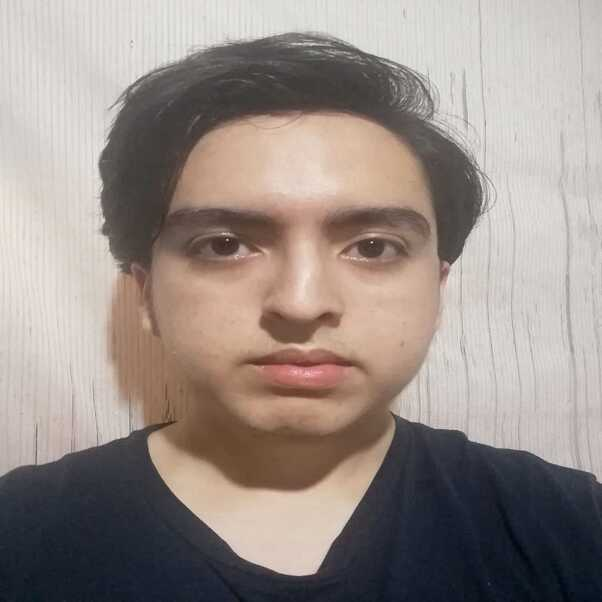
#> input picture Estudiantes_datos_origen/GoyesAnthony/L00393010_1.jpg, 602 x 602 px; its folder holds only this picture in this run
$ jupyter execute --allow-errors '[NRC_6278]AnthonyGoyes_Taller2PrepoImag.ipynb'
#> lines starting #> are read from the running program, lines starting #| are printed output that depends on the picture
<center><h1>Inteligencia Artificial</header1></center>

Presentado por: <br>
- Anthony Mauricio Goyes Díaz  <br>

Fecha: 08/08/2022

# Importación de librerias necesarias

[cell 1]
'''Se importa la libreria cv2'''
import cv2
'''Se importa la libreria numpy'''
import numpy as np
'''Se importa la libreria os'''
import os
'''Se establece el nivel de codificación'''
os.environ['TF_CPP_MIN_LOG_LEVEL'] = '3'
'''Se importa la libreria shutil'''
import shutil
'''Se importa la libreria glob'''
import glob
'''Se importa la libreria pandas'''
import pandas as pd
'''Se importa la libreria pyplot'''
import matplotlib.pyplot as plt
'''Se importa el módulo seaborn'''
import seaborn as sn
'''Se importan el módulo ImageDataGenerator'''
from keras.preprocessing.image import ImageDataGenerator
'''Se importan los módulos array_to_img, img_to_array, load_img'''
from tensorflow.keras.utils import img_to_array, array_to_img, img_to_array, load_img
'''Se importa el módulo Image'''
from  PIL  import Image
'''Se importa el módulo MinMaxScaler'''
from sklearn.preprocessing import MinMaxScaler
'''Se importa la libreria h5py'''
import h5py
'''Se importa el módulo sleep'''
from time import sleep
'''Se importa la librería patoolib'''
import patoolib
'''Se importa el módulo remove'''
from rembg import remove
'''Se importa el método io del módulo skimage'''
from skimage import io
'''Se importa el módulo random'''
import random

[cell 2]
'''Se establece la ruta general de espacio de trabajo'''
os.chdir('C:/Users/Personal/IA/Laboratorio1U3')

[cell 3]
'''Se establece la ruta de las imágenes'''
ruta_imagenes = "./Estudiantes_datos_origen"
'''Se muestra los directorios (clases) del dataset'''
nombre_clases = os.listdir(ruta_imagenes)
'''Se ordenan en orden alfabético (AZ - az)'''
nombre_clases.sort()
'''Se muestran las clases del dataset'''
print(nombre_clases)

[cell 4]
def cargarImagenes(ruta_imagenes):
#> called with ruta_imagenes = './Estudiantes_datos_origen'
    imagen = []
    '''Se genera un bucle para recorrer cada etiqueta de las clases'''
    for nombre_clase in nombre_clases:
        '''Se almacena la ruta actual de cada clase por ciclo'''
        ruta_actual = ruta_imagenes + "/" + nombre_clase
        '''Se obtiene una lista de los elementos por clase'''
        elementos = os.listdir(ruta_actual)
        '''Se genera un nuevo ciclo que recorre cada elemento por clase'''
        ran = random.randint(0, len(elementos) - 1)
        imagen.append(io.imread(ruta_imagenes + "/" + nombre_clase +'/'+ elementos[ran])/255.0)
#> pass 2 of the loop in cargarImagenes, `for nombre_clase in nombre_clases:`:
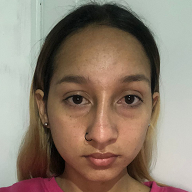
#> input picture Estudiantes_datos_origen/HerediaGenesis/L00392991_1.jpg, 192 x 192 px

    plt.figure(figsize=(10,7))
    for iterador in range(len(nombre_clases)):
        ax = plt.subplot(2,3, iterador+1)
        plt.imshow(imagen[iterador])
        plt.title(nombre_clases[iterador] + ' ' + str(imagen[iterador].shape), color= 'white')
        plt.axis('off')

[cell 5]
cargarImagenes(ruta_imagenes)
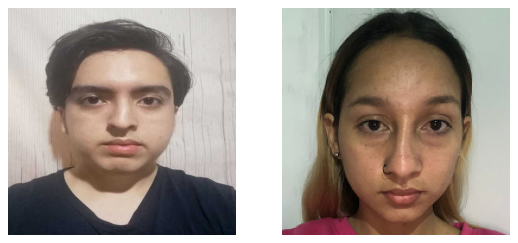
#> figure drawn by matplotlib, 2 panels

[cell 6]
def crearDirecotrio(ruta):
    '''Pasos para almacenar los nuevos datos después de usar la técnica de
    aumentos de datos'''
#> called with ruta = './Estudiantes_datos_aumentados'
    '''Se crea un nuevo directorio con la ruta anterior'''
    os.mkdir(ruta)
    '''Se establece un ciclo que creará el nombre y directorio de las carpetas
    que contendrá las imágenes de cada una de las clases'''
    for clase in nombre_clases:
        subdirectorio = ruta+"/"+clase
        '''Se crea un nuevo directorio con la ruta anterior'''
        os.mkdir(subdirectorio)

[cell 7]
ruta = './Estudiantes_datos_aumentados'
crearDirecotrio(ruta)
ruta = './Estudiantes_datos_ruidoEliminado'
crearDirecotrio(ruta)
ruta = './Estudiantes_datos_fondoEliminado'
crearDirecotrio(ruta)

[cell 8]
'''Se genera un bucle para recorrer cada etiqueta de las clases'''
for nombre_clase in nombre_clases:
    '''Se almacena la ruta actual de cada clase por ciclo'''
    ruta_actual = ruta_imagenes + "/" + nombre_clase
    '''Se obtiene una lista de los elementos por clase'''
    elementos = os.listdir(ruta_actual)
    '''Se genera un nuevo ciclo que recorre cada elemento por clase'''
    for elemento in elementos:
        imagen = ruta_actual+'/'+elemento
        imagen = cv2.imread(imagen)
        imagen = cv2.resize(imagen, (192,192))
#> imagen: shape (192, 192, 3)
        '''Se imprime un mensaje del proceso'''
        print("Copiando imagen - {} en Estudiantes_datos_aumentados/{}".format(elemento, nombre_clase))
        '''Se establece la ruta destino de ese elemento'''
        ruta_destino = ("C:/Users/Personal/IA/Laboratorio1U3/Estudiantes_datos_Aumentados/" + nombre_clase + '/')
        '''Se copia el elemento del origen al destino'''
        cv2.imwrite(os.path.join(ruta_destino, elemento)    , imagen)
#> pass 2 of the loop `for nombre_clase in nombre_clases:`:

# Aumento de datos (Data augmentation)

[cell 9]
'''Se crea un elemento para generar imagenes según sus hiperparámetros'''
#> (the rest of this cell did not finish here and is left out)

## Clase de "Goyes Anthony" (GoyesAnthony)

[cell 10]
'''Se redirecciona con una ruta dinámica para el sistema'''
os.chdir(r'C:/Users/Personal/IA/Laboratorio1U3/Estudiantes_datos_aumentados/GoyesAnthony')
'''Se genera una ciclo que recorre cada elemento de la clase "GoyesAnthony"'''
#> (the rest of this cell did not finish here and is left out)

## Clase de "Heredia Genesis" (HerediaGenesis)

[cell 11]
'''Se redirecciona con una ruta dinámica para el sistema'''
os.chdir(r'C:/Users/Personal/IA/Laboratorio1U3/Estudiantes_datos_aumentados/HerediaGenesis')
'''Se genera una ciclo que recorre cada elemento de la clase "HerediaGenesis"'''
#> (the rest of this cell did not finish here and is left out)

## Clase de "Solórzano Bryan" (SolórzanoBryan)

[cell 12]
'''Se redirecciona con una ruta dinámica para el sistema'''
os.chdir(r'C:/Users/Personal/IA/Laboratorio1U3/Estudiantes_datos_aumentados/SolorzanoBryan')
'''Se genera una ciclo que recorre cada elemento de la clase "SolorzanoBryan'''
#> (the rest of this cell did not finish here and is left out)

## Clase de "Wilmer Solano" (WilmerSolano)

[cell 13]
'''Se redirecciona con una ruta dinámica para el sistema'''
os.chdir(r'C:/Users/Personal/IA/Laboratorio1U3/Estudiantes_datos_aumentados/WilmerSolano')
'''Se genera una ciclo que recorre cada elemento de la clase "WilmerSolano'''
#> (the rest of this cell did not finish here and is left out)

## Clase de "Zambrano Jhon" (ZambranoJhon)

[cell 14]
'''Se redirecciona con una ruta dinámica para el sistema'''
os.chdir(r'C:/Users/Personal/IA/Laboratorio1U3/Estudiantes_datos_aumentados/ZambranoJhon')
'''Se genera una ciclo que recorre cada elemento de la clase "ZambranoJhon'''
#> (the rest of this cell did not finish here and is left out)

## Filtro NLM para la eliminación de ruido de las imágenes

[cell 15]
'''Se redirecciona con una ruta dinámica al directorio general
para el sistema'''
os.chdir(r'C:/Users/Personal/IA/Laboratorio1U3')
'''Se establece la ruta que contiene a las clases del dataset'''
ruta_imagenes = "./Estudiantes_datos_Aumentados"
'''Se almacena los directorios de cada clase'''
#> (the rest of this cell did not finish here and is left out)

[cell 16]
'''Se genera un bucle para recorrer cada etiqueta de las clases'''
for nombre_clase in nombre_clases:
    '''Se almacena la ruta actual de cada clase por ciclo'''
    ruta_actual = ruta_imagenes + "/" + nombre_clase
    '''Se almacenan las etiquetas de las clases'''
    etiqueta_actual = nombre_clase
    '''Se genera un iterador'''
    iterador = 1
    '''Se recorre cada imagen por clase sin importar su nombre o extensión'''
    for file in glob.glob(ruta_actual + "/*"):
        '''Se imprime el proceso'''
        print("Procesando imagen - {} en {}".format(iterador, etiqueta_actual))
        '''Se leen las rutas de las imágenes'''
        imagen = cv2.imread(file)
        '''Se establece la denotación de imágenes'''
        dst = cv2.fastNlMeansDenoisingColored(imagen,None,10,10,7,21)
        '''Se divide por capa de color'''
        b,g,r = cv2.split(dst)
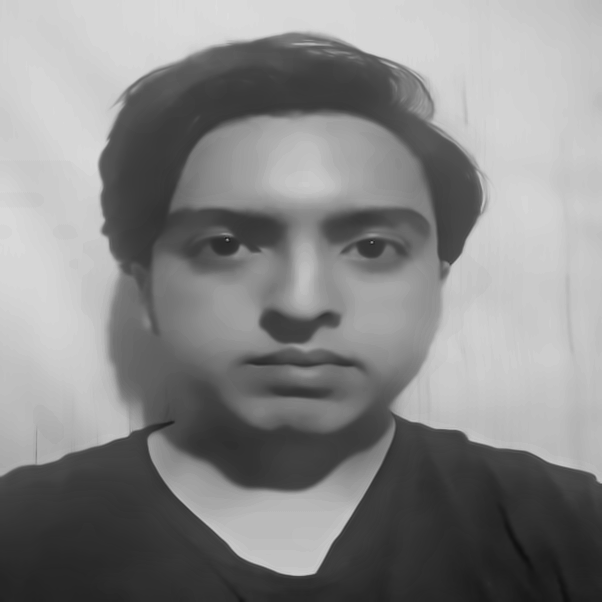
#> b: shape (602, 602); min 15, max 221, mean 134.9
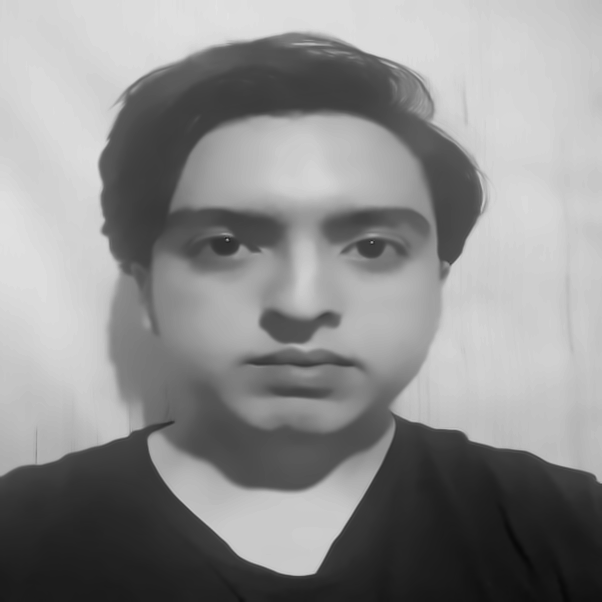
#> g: shape (602, 602); min 8, max 226, mean 140.6
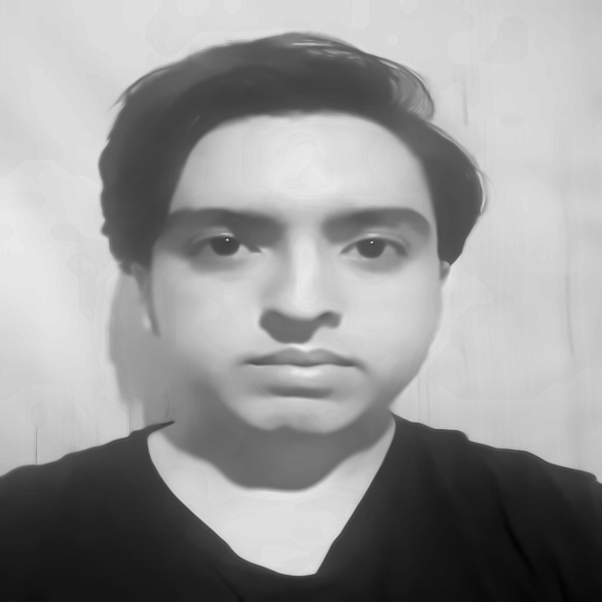
#> r: shape (602, 602); min 3, max 240, mean 151.2
        '''Se unen las capas seperadas en orden (r,g,b)'''
        rgb_dst = cv2.merge([r,g,b])
        '''Se guardan las imagenes'''
        ruta_guardado = './Estudiantes_datos_ruidoEliminado/'+ etiqueta_actual
        '''Se genera cada imagen según la ruta de guardado'''
        cv2.imwrite(os.path.join(ruta_guardado , etiqueta_actual + '_' + str(iterador) + '.jpg'),
                    cv2.cvtColor(rgb_dst,cv2.COLOR_RGB2BGR))

        '''Se muestra la actualización del bucle'''
        iterador += 1
#> pass 2 of the loop `for nombre_clase in nombre_clases:`:
#> dst: shape (192, 192, 3)
#> b: shape (192, 192)
#> `b,g,r = cv2.split(dst)`:
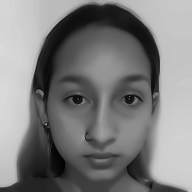
#> g: shape (192, 192); min 0, max 217, mean 125.5
#> `b,g,r = cv2.split(dst)`:
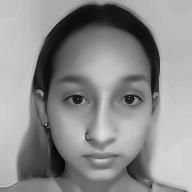
#> r: shape (192, 192); min 3, max 223, mean 141.1
#> rgb_dst: shape (192, 192, 3)

## Eliminando el fondo

[cell 17]
ruta_imagenes = "./Estudiantes_datos_ruidoEliminado"
#> (the rest of this cell did not finish here and is left out)

[cell 18]
'''Se genera un bucle para recorrer cada etiqueta de las clases'''
#> (the rest of this cell did not finish here and is left out)

[cell 19]
ruta_imagenes = "./Estudiantes_datos_fondoEliminado"
#> (the rest of this cell did not finish here and is left out)

[cell 20]
cargarImagenes(ruta_imagenes)
#> pass 2 of the loop in cargarImagenes, `for nombre_clase in nombre_clases:`:
